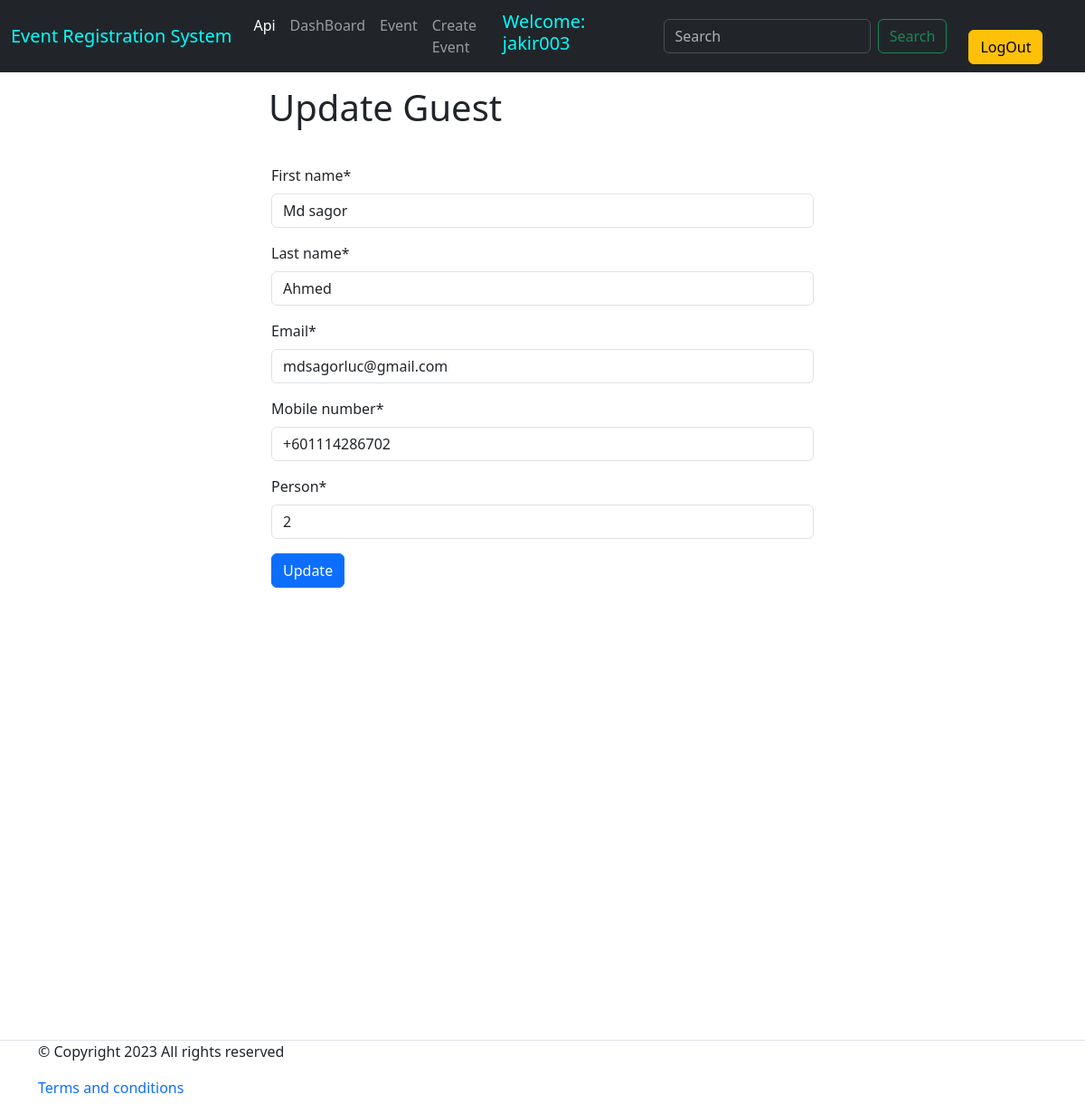
/event/update_guest/1/ (signed in), run on the app's committed database.
### event/models.py (models this page shows, shortened)
class EventRegistration(models.Model):
    userE       = models.ForeignKey(User, on_delete=models.CASCADE, default=False, related_name='registration')
    event       = models.ForeignKey(CreateEvent, on_delete=models.CASCADE, blank=True, related_name='event')
    firstName   = models.CharField(max_length=25, blank=False)
    lastName    = models.CharField(max_length= 25, blank=False)
    email       = models.EmailField(max_length= 50, blank=False)
    phoneNumber = models.CharField(max_length=14, blank=False)
    totalPerson = models.IntegerField(blank=False)
    createDate  = models.DateTimeField(auto_now_add= True)
    modifyDate  = models.DateTimeField(auto_now= True)
    class Meta:
        verbose_name = 'Event Registration'
        verbose_name_plural = 'Event Registrations'
        ordering = ['id']

### event/views.py (the view)
# urls.py: path('update_guest/<int:id>/', update_guest, name="update_guest"),
@login_required
def update_guest(request, id=None):
    guest = get_object_or_404(EventRegistration, id=id)
    if request.method == 'POST':
        form = EventRegistrationForm(request.POST, instance = guest)
        if form.is_valid():
            input_person = form.cleaned_data['totalPerson']
            if input_person > 2:
               messages.error(request, 'Person should not be more the 2.')
            form.save()
            return redirect('guest_details', guest.id)
    else:
        form = EventRegistrationForm(instance = guest)
    return render(request, 'update_guest.html', {'form': form})

### event/forms.py (shortened to what this page needs)
class EventRegistrationForm(forms.ModelForm):
    class Meta:
        model = EventRegistration
        fields = ['firstName', 'lastName', 'email', 'phoneNumber', 'totalPerson']
        labels = {
            'firstName': 'First name',
            'lastName': 'Last name',
            'email': 'Email',
            'phoneNumber': 'Mobile number',
            'totalPerson': 'Person',
        }
    def __init__(self, *args, **kwargs):
        super(EventRegistrationForm, self).__init__(*args, **kwargs)
        self.fields['firstName'].widget.attrs['placeholder'] = 'Enter your first name'
        self.fields['lastName'].widget.attrs['placeholder'] = 'Enter your last name'
        self.fields['email'].widget.attrs['placeholder'] = 'Enter your email'
        self.fields['phoneNumber'].widget.attrs['placeholder'] = 'Enter your mobile number'
        self.fields['totalPerson'].widget.attrs['placeholder'] = 'How many person you are?'

### event/templates/update_guest.html (shortened to what this page needs)
{% extends 'base.html' %}
{% load crispy_forms_tags %}
{% block body %}
    <h1 style="width: 53%; margin: auto;text-align: left; padding: 15px; font-size: 40px">
        Update Guest
    </h1>
    <br>
    <div style="width: 50%; margin: auto; margin-bottom: 100px;">
        <form method= 'POST' >
            {{form|crispy}}
            <input class="btn btn-primary" type="submit" value="Update">
        </form>
    </div>
{% endblock body %}

### templates/base.html (shortened to what this page needs)
<!DOCTYPE html>
<html lang="en">
<head>
  <link href="https://cdn.jsdelivr.net/npm/bootstrap@5.3.1/dist/css/bootstrap.min.css" rel="stylesheet">
</head>
<body>
  {% if request.user.is_authenticated %}
    <nav class="navbar navbar-expand-lg bg-dark" data-bs-theme="dark">
      <div class="container-fluid">
        <a class="navbar-brand " href="#" style="color: aqua">
          Event Registration System
        </a>
        <div class="collapse navbar-collapse" id="navbarSupportedContent">
          <ul class="navbar-nav me-auto mb-2 mb-lg-0">
            <li class="nav-item">
              <a class="nav-link active" aria-current="page" href="{% url "event_read_create" %}">Api</a>
            </li>
            <li class="nav-item">
              <a class="nav-link" href="{% url "dashboard" %}">DashBoard</a>
            </li>
            <li class="nav-item">
              <a class="nav-link" href="{% url "home" %}">Event</a>
            </li>
            <li class="nav-item">
              <a class="nav-link" href="{% url "create_event" %}">Create Event</a>
            </li>
          </ul>
          <h5 style="color:aqua;margin-right: 20px;">Welcome: {{user.username}}</h5>
          <form class="d-flex" role="search" action="{% url "search" %}" method="GET">
            <input class="form-control me-2" name="keyword" type="search" placeholder="Search" aria-label="Search">
            <button class="btn btn-outline-success" type="submit">Search</button>
          </form>
        <li class="nav-item">
            <a href="{% url "logout" %}" class="btn btn-warning mx-4">LogOut</a>
          </li>
        </div>
      </div>
    </nav>
  {% endif %}
{% block body %}
{% endblock body %}
  {% if request.user.is_authenticated %}
    <footer class="section-footer border-top padding-y" style="margin-top: 500px;">
      <div class="container">
        <p class="float-md-right">&copy Copyright 2023 All rights reserved</p>
        <p>
          <a href="#" style="text-decoration: None">Terms and conditions</a>
        </p>
      </div>
    </footer>
  {% endif %}
</body>
</html>

### data on the page
EventRegistration: firstName "Md sagor", lastName "Ahmed", email "mdsagorluc@gmail.com", phoneNumber "+601114286702", totalPerson "2"

### other printed values
{{ user.username }} "jakir003"
